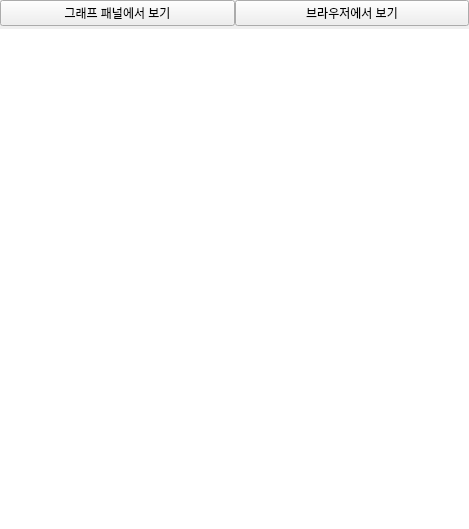
<?xml version="1.0" encoding="UTF-8"?>
<ui version="4.0">
 <class>Form</class>
 <widget class="QWidget" name="Form">
  <property name="geometry">
   <rect>
    <x>0</x>
    <y>0</y>
    <width>469</width>
    <height>526</height>
   </rect>
  </property>
  <property name="windowTitle">
   <string>Form</string>
  </property>
  <layout class="QGridLayout" name="gridLayout">
   <property name="leftMargin">
    <number>0</number>
   </property>
   <property name="topMargin">
    <number>0</number>
   </property>
   <property name="rightMargin">
    <number>0</number>
   </property>
   <property name="bottomMargin">
    <number>0</number>
   </property>
   <property name="horizontalSpacing">
    <number>0</number>
   </property>
   <property name="verticalSpacing">
    <number>3</number>
   </property>
   <item row="0" column="1">
    <widget class="QPushButton" name="browserBtn">
     <property name="text">
      <string>브라우저에서 보기</string>
     </property>
    </widget>
   </item>
   <item row="0" column="0">
    <widget class="QPushButton" name="knnBtn">
     <property name="text">
      <string>그래프 패널에서 보기</string>
     </property>
    </widget>
   </item>
   <item row="1" column="0" colspan="2">
    <widget class="QWidget" name="knn_panel" native="true">
     <property name="enabled">
      <bool>true</bool>
     </property>
     <property name="minimumSize">
      <size>
       <width>0</width>
       <height>500</height>
      </size>
     </property>
     <property name="styleSheet">
      <string notr="true">background-color: rgb(255, 255, 255);
border-color: rgb(255, 255, 255);</string>
     </property>
    </widget>
   </item>
  </layout>
 </widget>
 <resources/>
 <connections/>
</ui>
